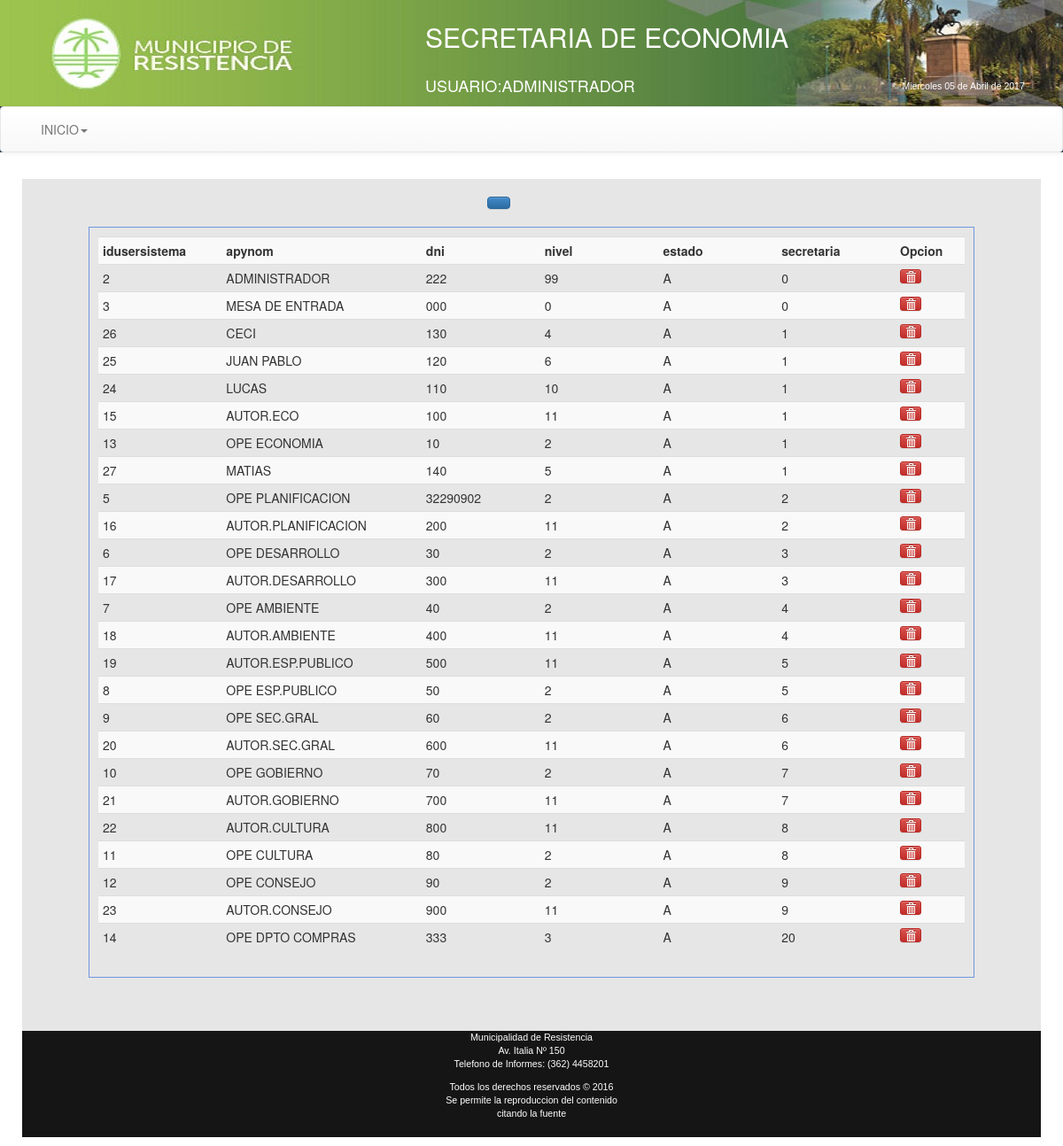
Page /Economia/views/frmBajaUsers.php (signed in) on the committed database.
### tables this page shows
CREATE TABLE `usersistema` (
  `idusersistema` int(11) NOT NULL AUTO_INCREMENT,
  `apynom` varchar(45) NOT NULL,
  `dni` varchar(10) NOT NULL,
  `clave` varchar(32) NOT NULL,
  `nivel` int(11) NOT NULL,
  `estado` varchar(2) NOT NULL,
  `secretaria` int(11) NOT NULL,
  PRIMARY KEY (`idusersistema`)
);

### Economia/views/frmBajaUsers.php (the view, shortened to what this page needs)
<!DOCTYPE html PUBLIC "-//W3C//DTD XHTML 1.0 Transitional//EN" "http://www.w3.org/TR/xhtml1/DTD/xhtml1-transitional.dtd">
<html xmlns="http://www.w3.org/1999/xhtml">
<head>
<link rel="stylesheet" type="text/css" href="../css/estilo.css" media="screen">
<link rel="stylesheet" type="text/css" href="../bootstrap/css/bootstrap.css">
<link rel="stylesheet" type="text/css" href="../bootstrap/css/bootstrap.min.css">
<link rel="stylesheet" type="text/css" href="../bootstrap/css/bootstrap-theme.css">
<link rel="stylesheet" type="text/css" href="../bootstrap/css/bootstrap-theme.min.css">
</head>
<body class="body" style=" background-image: url(../images/bgcity.jpg);
  background-attachment: fixed;">
<header>
<table width="100%" height="120" border="0" background="../images/header2015.jpg">
<tr><td width="40%"></td>
<td><div align="left" style="color:#ffffff;" ><p><h2>SECRETARIA DE ECONOMIA</h2></p>
 </div></td>
</tr>
<tr><td width="40%"></td>
<td><div align="left" style="color:#ffffff;" ><p><h4>USUARIO:<?php echo $_SESSION["apynom"]?></h4></p>
 </div></td>
 <td><div align="left" style="color:#ffffff;" >
<p><h5>
</h5></p>
 </div></td>
</tr>
</table>
<nav class="navbar navbar-default">
<div class="container-fluid">
<div class="collapse navbar-collapse" id="navbar-1">
 <ul class="nav navbar-nav">
 <li class="dropdown">
   <a href="#" class="dropdown-toggle" data-toggle="dropdown" role="button">INICIO<span class="caret"></span></a>
 </li>
 </ul>
 </div>
 </div>
 </nav>
</header>
<div class="container"
style="background-color:#E6E6E6;border-radius: 10px 10px 10px 10px;
-moz-border-radius: 10px 10px 10px 10px;
-webkit-border-radius: 10px 10px 10px 10px;
border: 10px solid #ffffff;">
<body>
<section>
  <table border="0" align="center">
   <tr>
    <td width="100"><button id="nueva-factura" class="btn btn-primary"></button></td>
   </tr>
  </table>
 </section>
    <div class="registros" id="agrega-registros">
        <table class="table table-striped table-condensed table-hover">
         <tr>
          <th width="100">idusersistema</th>
          <th width="100">apynom</th>
          <th width="100">dni</th>
          <th width="100">nivel</th>
          <th width="100">estado</th>
          <th width="100">secretaria</th>
          <th width="20">Opcion</th>
         </tr>
          <?php
            $conexion=Conectarse();
            $queryu="SELECT * FROM usersistema ORDER BY secretaria asc";
            $registro = mysqli_query($conexion,$queryu);
            while($registro2 = mysqli_fetch_array($registro)){
              echo '<tr>
                    <td>'.$registro2['idusersistema'].'</td>
                    <td>'.$registro2['apynom'].'</td>
                    <td>'.$registro2['dni'].'</td>
                    <td>'.$registro2['nivel'].'</td>
                    <td>'.$registro2['estado'].'</td>
                    <td>'.$registro2['secretaria'].'</td>
                    <td><a href="javascript:eliminarUS('.$registro2['idusersistema'].');" class="btn btn-danger btn-xs"><i class="glyphicon glyphicon-trash"></i></a>
                    </td>
                    </tr>';
            }
        ?>
       </table>
    </div>
    <br>
<br><br>
<small>
<div class="row" style="height:120px; background-color:#151515;color:#ffffff; font-family:Arial;font-size:8pt;">
<div class="col-md-12" align="center">
    <p>Municipalidad de Resistencia<br />
    Av. Italia Nº 150<br />
    Telefono de Informes: (362) 4458201</p>
    <p>Todos los derechos reservados &copy; 2016<br />
      Se permite la reproduccion del contenido<br />
      citando la fuente
    </p>
  </div>
</div>
</small>
</body>
</div>
</html>

### Economia/css/estilo.css (style rules this page uses)
body { background:#2c3e50; color:#fff; margin:0px; font-family:"Trebuchet MS", Arial, Helvetica, sans-serif; min-width:1000px; }
header { background:#2c3e50; color:#fff; }
section { margin-top:20px; }
.registros { margin:auto; width:1000px; margin-top:20px; border:1px solid #6F96DF; height:auto; padding:10px; }

### rows in the picture
usersistema: idusersistema "2", apynom "ADMINISTRADOR", dni "222", nivel "99", estado "A", secretaria "0"
usersistema: idusersistema "3", apynom "MESA DE ENTRADA", dni "000", nivel "0", estado "A", secretaria "0"
usersistema: idusersistema "26", apynom "CECI", dni "130", nivel "4", estado "A", secretaria "1"
usersistema: idusersistema "25", apynom "JUAN PABLO", dni "120", nivel "6", estado "A", secretaria "1"
usersistema: idusersistema "24", apynom "LUCAS", dni "110", nivel "10", estado "A", secretaria "1"
usersistema: idusersistema "15", apynom "AUTOR.ECO", dni "100", nivel "11", estado "A", secretaria "1"
usersistema: idusersistema "13", apynom "OPE ECONOMIA", dni "10", nivel "2", estado "A", secretaria "1"
usersistema: idusersistema "27", apynom "MATIAS", dni "140", nivel "5", estado "A", secretaria "1"
usersistema: idusersistema "5", apynom "OPE PLANIFICACION", dni "32290902", nivel "2", estado "A", secretaria "2"
usersistema: idusersistema "16", apynom "AUTOR.PLANIFICACION", dni "200", nivel "11", estado "A", secretaria "2"
usersistema: idusersistema "6", apynom "OPE DESARROLLO", dni "30", nivel "2", estado "A", secretaria "3"
usersistema: idusersistema "17", apynom "AUTOR.DESARROLLO", dni "300", nivel "11", estado "A", secretaria "3"
usersistema: idusersistema "7", apynom "OPE AMBIENTE", dni "40", nivel "2", estado "A", secretaria "4"
usersistema: idusersistema "18", apynom "AUTOR.AMBIENTE", dni "400", nivel "11", estado "A", secretaria "4"
usersistema: idusersistema "19", apynom "AUTOR.ESP.PUBLICO", dni "500", nivel "11", estado "A", secretaria "5"
usersistema: idusersistema "8", apynom "OPE ESP.PUBLICO", dni "50", nivel "2", estado "A", secretaria "5"
usersistema: idusersistema "9", apynom "OPE SEC.GRAL", dni "60", nivel "2", estado "A", secretaria "6"
usersistema: idusersistema "20", apynom "AUTOR.SEC.GRAL", dni "600", nivel "11", estado "A", secretaria "6"
usersistema: idusersistema "10", apynom "OPE GOBIERNO", dni "70", nivel "2", estado "A", secretaria "7"
usersistema: idusersistema "21", apynom "AUTOR.GOBIERNO", dni "700", nivel "11", estado "A", secretaria "7"
usersistema: idusersistema "22", apynom "AUTOR.CULTURA", dni "800", nivel "11", estado "A", secretaria "8"
usersistema: idusersistema "11", apynom "OPE CULTURA", dni "80", nivel "2", estado "A", secretaria "8"
usersistema: idusersistema "12", apynom "OPE CONSEJO", dni "90", nivel "2", estado "A", secretaria "9"
usersistema: idusersistema "23", apynom "AUTOR.CONSEJO", dni "900", nivel "11", estado "A", secretaria "9"
usersistema: idusersistema "14", apynom "OPE DPTO COMPRAS", dni "333", nivel "3", estado "A", secretaria "20"

### other values in the picture
$_SESSION["apynom"] "ADMINISTRADOR"
